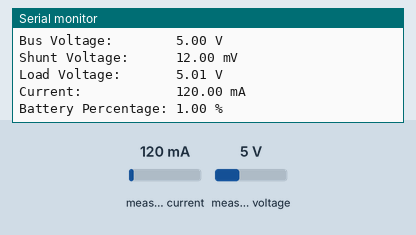
Recording of a sketch running on a simulated Arduino Leonardo, built with avr-gcc and run on an emulated ATmega32U4. Shown: the last lines printed to the serial monitor. The inputs (shaded band) are chosen by the test bench; at power-on: measured current 120 mA, measured voltage 5 V.

Above: at 1.2 s.
1.3 s: measured current set to 40 mA
At 2.8 s:
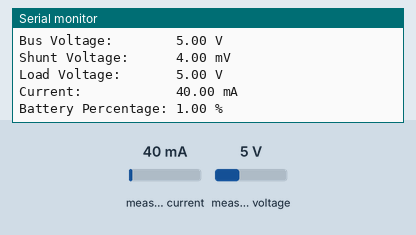
3.4 s: measured voltage set to 0.3 V
At 4.9 s:
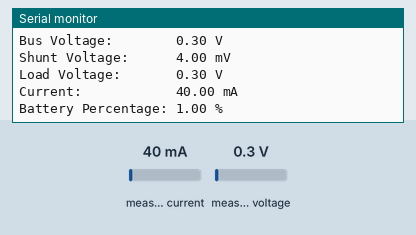
5.5 s: measured current set to 500 mA
At 6.9 s:
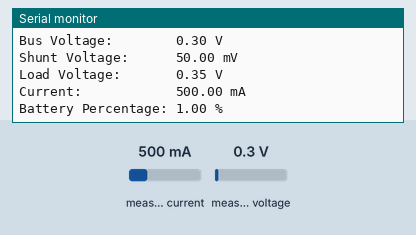
Timing chart, 0 to 8.5 s (numbered marks = the images above; inputs shaded):
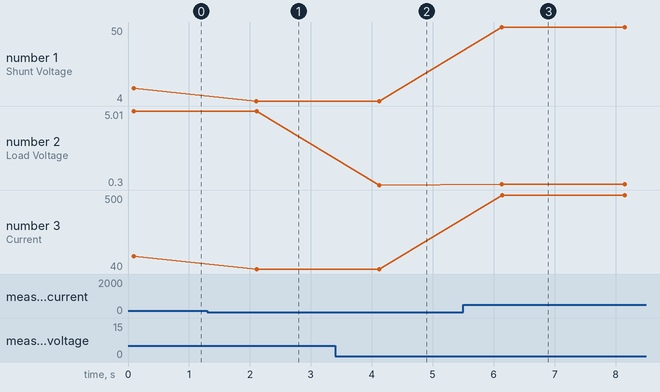

The sketch:

battery_charge_only.ino
```cpp
// Kelly Peed, PPT
// kjp00002@mix.wvu.edu

#include <Wire.h>
#include <Adafruit_INA219.h>
#include <Arduino.h>

Adafruit_INA219 ina219;

bool hasRun = false;           // variable to determine if program has run, will only be false first time this runs
float SOC_prev = 0;            // declare variable for previous SOC, will only be zero first time this runs
unsigned long prevTime = 0;    // declare variable for previous time, will only be zero first time this runs

void setup(void)
{
  Serial.begin(115200);
  while (!Serial) {
      // will pause Zero, Leonardo, etc until serial console opens
      delay(1);
  }

  Serial.println("Hello!");

  // Initialize the INA219.
  // By default the initialization will use the largest range (32V, 2A).  However
  // you can call a setCalibration function to change this range (see comments).
  if (! ina219.begin()) {
    Serial.println("Failed to find INA219 chip");
    while (1) { delay(10); }
  }
  // To use a slightly lower 32V, 1A range (higher precision on amps):
  //ina219.setCalibration_32V_1A();
  // Or to use a lower 16V, 400mA range (higher precision on volts and amps):
  //ina219.setCalibration_16V_400mA();

  Serial.println("Measuring voltage and current with INA219 ...");
}

void loop(void)
{

  // DECLARE VARIABLES
  float shuntvoltage = 0;             // Shunt Voltage (V)
  float busvoltage = 0;               // Battery Voltage (V)
  float current_mA = 0;               // Current (mA)
  float loadvoltage = 0;              // Load Voltage (V)
  float power_mW = 0;                 // Power (mW)
  const float charging_voltage = 4.2; // Charging Voltage, const. (V)
  const float cutoff_voltage = 2.65;  // Discharge Cutoff, const. (V)
  const int Qn = 3350;                // Battery Capacity, const. (mAh)

  // GET VALUES
  shuntvoltage = ina219.getShuntVoltage_mV(); // Built-in function from Adafruit INA219
  busvoltage = ina219.getBusVoltage_V();      // Built-in functino from Adafruit INA219
  current_mA = ina219.getCurrent_mA();        // Built-in function from Adafruit INA219
  power_mW = ina219.getPower_mW();            // Built-in function from Adafruit INA219
  loadvoltage = busvoltage + (shuntvoltage / 1000);

  // GET TIME AND CHANGE IN TIME
  unsigned long currentTime = millis();                    // time (ms) since the program has been run
  unsigned long dt = (currentTime - prevTime)/(1000*3600); // change in time (hours) between each loop
  prevTime = currentTime;                                  // updates previous time to use in next loop

  // OBTAIN INITIAL SOC
  if (hasRun == false){
    hasRun = true; // this program has now run, so change to true

    // obtain initial SOC values from trend reported in paper (Zhang, et al. 2016)
    // parameters for LNMCO battery (Li-Ni-Mn-Co)
    const float a =  3.5;
    const float b = -0.0334;
    const float c = -0.106;
    const float d =  0.7399;
    const float m =  1.403;
    const int   n =  2;

    // define vectors for SOC, OCV, and approximation value
    const int size = 101; // Size of OCV and SOC vector
    float s[size];        // Range of values going from 0 -> 1
    float V[size];        // Open Circuit Voltage (OCV)
    float aprx[size];     // To compare against OCV values

    // build vectors
    for (int k = 0; k < size; ++k) {
      s[k] = k * 0.01;                                                           // SOC values ranging from 0 -> 1
      V[k] = a + b * powf(-logf(s[k]), m) + c * s[k] + d * expf(n * (s[k] - 1)); // OCV formula provided by Zhang, et al. using defined parameters
    }

    // modify the approximation array "aprx" to subtract the OCV values from the detected bus voltage
    // the bus voltage is divided by 4 to account for the 4 batteries; the formula from Zhang, et al. only applies for a single battery
    // this assumes the OCV value eventually detected is the same for each battery

    for (int k = 0; k < size; ++k) {
      aprx[k] = abs((busvoltage/4) - V[k]);
    }

    // find which value in the approximation array is closest to zero
    // the location of this value is where the battery voltage most closely matches to the theoretical OCV values
    // the corresponding SOC value is at this same location

    float minVal = aprx[0];
    int minIndex = 0;
    for (int k = 1; k < size; ++k) {
      if (aprx[k] < minVal) {
        minVal = aprx[k];
        minIndex = k;
      }
    }

  // THIS IS THE INITIAL SOC VALUE
    SOC_prev = s[minIndex];
    Serial.print("Initial Battery Percentage: "); Serial.print(SOC_prev*100); Serial.println(" %");

  }

  // CALCULATE BATTERY PERCENTAGE

  float SOC = SOC_prev - ((current_mA/Qn)*dt); // coulomb counting method to get SOC
  SOC_prev = SOC;                              // update previous SOC with current SOC


  Serial.print("Bus Voltage:        "); Serial.print(busvoltage); Serial.println(" V");
  Serial.print("Shunt Voltage:      "); Serial.print(shuntvoltage); Serial.println(" mV");
  Serial.print("Load Voltage:       "); Serial.print(loadvoltage); Serial.println(" V");
  Serial.print("Current:            "); Serial.print(current_mA); Serial.println(" mA");
  //Serial.print("Power:              "); Serial.print(power_mW); Serial.println(" mW");
  Serial.print("Battery Percentage: "); Serial.print(SOC*100); Serial.println(" %");
  Serial.println("");

  delay(2000);
}
```

Measured:
- after the input at 1.3 s, the serial monitor: prints a new line after 0.81 s (image 1)
- after the input at 3.4 s, the serial monitor: prints a new line after 0.72 s (image 2)
- after the input at 5.5 s, the serial monitor: prints a new line after 0.64 s (image 3)
- plotted number 1: 12 → 4 after the input at 1.3 s, 4 → 50 after the input at 5.5 s
- plotted number 2: 5 → 0.3 after the input at 3.4 s, 0.3 → 0.35 after the input at 5.5 s
- plotted number 3: 120 → 40 after the input at 1.3 s, 40 → 500 after the input at 5.5 s
